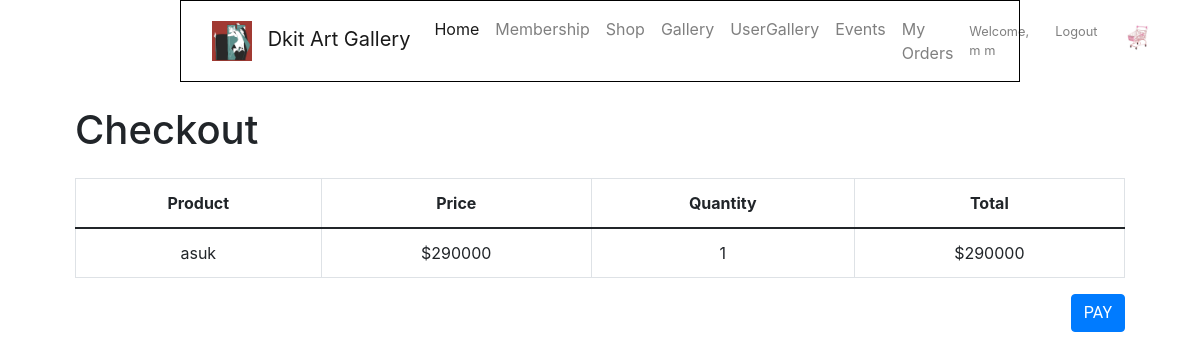
Page /view/checkout.php (signed in) on the earlier database version.
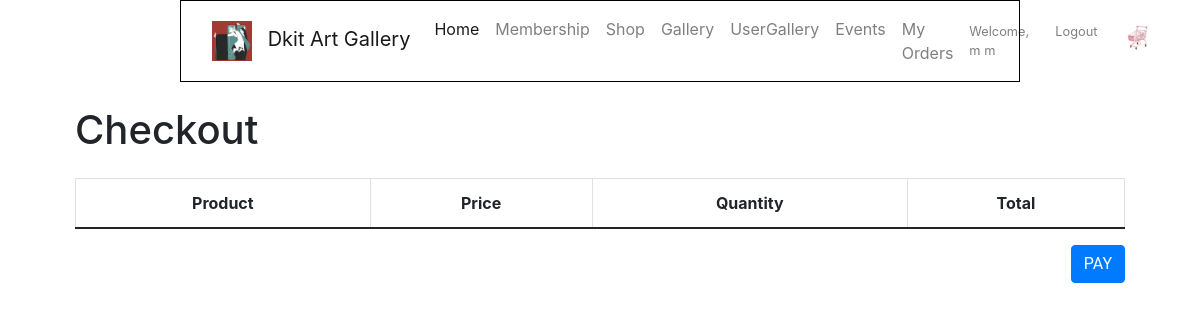
Same page on the later database version.
### tables this page shows
CREATE TABLE `cart` (
  `id` int(11) NOT NULL,
  `user_id` int(11) NOT NULL,
  `product_id` int(11) NOT NULL,
  `quantity` int(11) NOT NULL,
  `price` double NOT NULL
);

CREATE TABLE `product` (
  `id` int(11) NOT NULL,
  `name` varchar(100) NOT NULL,
  `price` double NOT NULL,
  `quantity` int(11) NOT NULL,
  `url` varchar(500) DEFAULT NULL,
  `description` varchar(500) DEFAULT NULL
);

### model/doCart.php (called while the page is built, shortened)
<?php
require_once 'databaseConnection.php';
require_once 'cartModel.php';
global $db;
$cartModel = new CartModel($db);
?>

### model/cartModel.php (called while the page is built, shortened)
<?php
class CartModel {
    protected $db;
    public function __construct($db) {
        $this->db = $db;
    }
    public function getCartItems($user_id) {
        $sql = "SELECT cart.*, product.name, product.price FROM cart
            INNER JOIN product ON cart.product_id = product.id
            WHERE cart.user_id = :user_id";
        try {
            $stmt = $this->db->prepare($sql);
            $stmt->bindParam(':user_id', $user_id);
            $stmt->execute();
            $cartItems = $stmt->fetchAll(PDO::FETCH_ASSOC);
            return $cartItems;
        } catch (PDOException $e) {
            echo "Error: " . $e->getMessage();
            return false;
        }
    }
}
?>

### view/checkout.php (the view, shortened to what this page needs)
<?php
require_once '../model/databaseConnection.php';
require_once '../model/cartModel.php';
require_once '../model/doCart.php';
include "nav.php";
include 'header.php';
function getCartItems() {
    global $cartModel;
    return isset($_SESSION['userId']) ? $cartModel->getCartItems($_SESSION['userId']) : [];
}
$cartItems = getCartItems();
?>
<!DOCTYPE html>
<html lang="en">
<head>
</head>
<body>
<div class="container">
    <h1 class="mb-4">Checkout</h1>
    <div class="table-responsive">
        <table class="table table-bordered checkout-table">
            <thead>
            <tr>
                <th>Product</th>
                <th>Price</th>
                <th>Quantity</th>
                <th>Total</th>
            </tr>
            </thead>
            <tbody>
            <?php foreach ($cartItems as $item): ?>
                <tr>
                    <td><?php echo $item['name']; ?></td>
                    <td>$<?php echo $item['price']; ?></td>
                    <td><?php echo $item['quantity']; ?></td>
                    <td>$<?php echo $item['price'] * $item['quantity']; ?></td>
                </tr>
            <?php endforeach; ?>
            </tbody>
        </table>
    </div>
    <div class="text-end">
        <form method="post">
            <button type="submit" name="pay" class="btn btn-primary">Pay</button>
        </form>
    </div>
</div>
</body>
</html>

Differences in the rows shown:
removed cart: product.name "asuk", product.price "290000", quantity "1", $item['price']*$item['quantity'] "290000"
